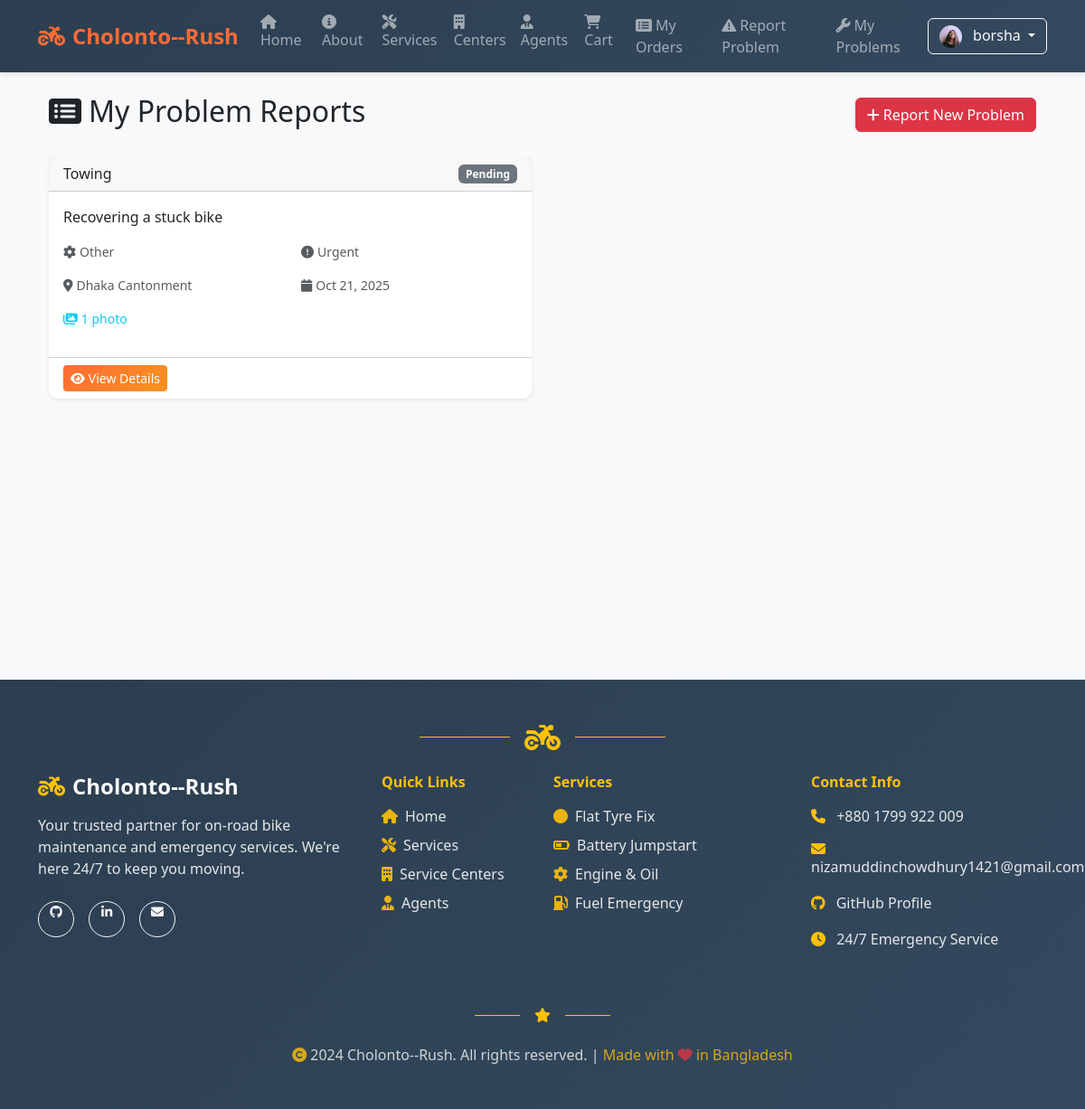
The page /reports/my-problems/ (signed in) on the database its author committed.
### accounts/models.py (models this page shows, shortened)
class UserProfile(models.Model):
    user = models.OneToOneField(User, on_delete=models.CASCADE, related_name='profile')
    photo = models.ImageField(upload_to='profile_photos/', blank=True, null=True, help_text='Upload your profile photo')
    phone_number = models.CharField(max_length=15, blank=True, null=True, help_text='Your contact number')
    address = models.TextField(blank=True, null=True, help_text='Your address')
    created_at = models.DateTimeField(auto_now_add=True)
    updated_at = models.DateTimeField(auto_now=True)

### reports/models.py (models this page shows, shortened)
class ProblemReport(models.Model):
    STATUS_CHOICES = [
        ('pending', 'Pending'),
        ('assigned', 'Assigned'),
        ('in_progress', 'In Progress'),
        ('resolved', 'Resolved'),
        ('closed', 'Closed'),
    ]
    PRIORITY_CHOICES = [
        ('low', 'Low'),
        ('medium', 'Medium'),
        ('high', 'High'),
        ('urgent', 'Urgent'),
    ]
    PROBLEM_TYPES = [
        ('engine', 'Engine Problem'),
        ('tire', 'Tire Issue'),
        ('battery', 'Battery Problem'),
        ('brake', 'Brake Issue'),
        ('electrical', 'Electrical Problem'),
        ('fuel', 'Fuel System'),
        ('other', 'Other'),
    ]
    user = models.ForeignKey(User, on_delete=models.CASCADE, related_name='problem_reports')
    title = models.CharField(max_length=200, help_text='Brief description of the problem')
    description = models.TextField(help_text='Detailed description of the problem')
    problem_type = models.CharField(max_length=20, choices=PROBLEM_TYPES, default='other')
    priority = models.CharField(max_length=10, choices=PRIORITY_CHOICES, default='medium')
    status = models.CharField(max_length=20, choices=STATUS_CHOICES, default='pending')
    location = models.CharField(max_length=200, help_text='Current location where the problem occurred')
    latitude = models.FloatField(null=True, blank=True, help_text='GPS latitude')
    longitude = models.FloatField(null=True, blank=True, help_text='GPS longitude')
    phone_number = models.CharField(max_length=15, help_text='Contact number for assistance')
    created_at = models.DateTimeField(auto_now_add=True)
    updated_at = models.DateTimeField(auto_now=True)
    assigned_agent = models.ForeignKey(User, on_delete=models.SET_NULL, null=True, blank=True,
                                     related_name='assigned_reports', limit_choices_to={'groups__name': 'Agents'})
    assigned_center = models.ForeignKey('centers.ServiceCenter', on_delete=models.SET_NULL, null=True, blank=True)
    class Meta:
        ordering = ['-created_at']

### reports/views.py (the view)
# urls.py: path('my-problems/', views.my_problems, name='my_problems'),
@login_required
def my_problems(request):
    problems = ProblemReport.objects.filter(user=request.user).order_by('-created_at')
    paginator = Paginator(problems, 10)
    page_number = request.GET.get('page')
    problems = paginator.get_page(page_number)
    return render(request, 'reports/my_problems.html', {'problems': problems})

### reports/templates/reports/my_problems.html (shortened to what this page needs)
{% extends 'base.html' %}
{% block content %}
<div class="container">
  <div class="row">
    <div class="col-12">
      <div class="d-flex justify-content-between align-items-center mb-4">
        <h2>
          <i class="fas fa-list-alt me-2"></i>My Problem Reports
        </h2>
        <a href="{% url 'report_problem' %}" class="btn btn-danger">
          <i class="fas fa-plus me-1"></i>Report New Problem
        </a>
      </div>
      {% if problems %}
        <div class="row">
          {% for problem in problems %}
          <div class="col-lg-6 mb-4">
            <div class="card shadow-sm border-0 h-100">
              <div class="card-header d-flex justify-content-between align-items-center">
                <h6 class="mb-0">{{ problem.title }}</h6>
                <span class="badge bg-{% if problem.status == 'resolved' %}success{% elif problem.status == 'in_progress' %}warning{% elif problem.status == 'pending' %}secondary{% else %}info{% endif %}">
                  {{ problem.get_status_display }}
                </span>
              </div>
              <div class="card-body">
                <p class="card-text">{{ problem.description|truncatechars:150 }}</p>
                <div class="row mb-3">
                  <div class="col-6">
                    <small class="text-muted">
                      <i class="fas fa-cog me-1"></i>{{ problem.get_problem_type_display }}
                    </small>
                  </div>
                  <div class="col-6">
                    <small class="text-muted">
                      <i class="fas fa-exclamation-circle me-1"></i>{{ problem.get_priority_display }}
                    </small>
                  </div>
                </div>
                <div class="row mb-3">
                  <div class="col-6">
                    <small class="text-muted">
                      <i class="fas fa-map-marker-alt me-1"></i>{{ problem.location|truncatechars:20 }}
                    </small>
                  </div>
                  <div class="col-6">
                    <small class="text-muted">
                      <i class="fas fa-calendar me-1"></i>{{ problem.created_at|date:"M d, Y" }}
                    </small>
                  </div>
                </div>
                {% if problem.photos.exists %}
                <div class="mb-3">
                  <small class="text-info">
                    <i class="fas fa-images me-1"></i>{{ problem.photos.count }} photo{{ problem.photos.count|pluralize }}
                  </small>
                </div>
                {% endif %}
              </div>
              <div class="card-footer bg-transparent">
                <a href="{% url 'problem_detail' problem.id %}" class="btn btn-primary btn-sm">
                  <i class="fas fa-eye me-1"></i>View Details
                </a>
              </div>
            </div>
          </div>
          {% endfor %}
        </div>
      {% endif %}
    </div>
  </div>
</div>
{% endblock %}

### templates/base.html (shortened to what this page needs)
{% load static %}
<html lang="en">
  <head>
    <link href="https://cdn.jsdelivr.net/npm/bootstrap@5.3.3/dist/css/bootstrap.min.css" rel="stylesheet">
    <link href="https://cdnjs.cloudflare.com/ajax/libs/font-awesome/6.4.0/css/all.min.css" rel="stylesheet">
  </head>
  <body>
    <nav class="navbar navbar-expand-lg navbar-dark sticky-top">
      <div class="container">
        <a class="navbar-brand" href="/">
          <i class="fas fa-motorcycle me-2"></i>Cholonto--Rush
        </a>
        <div class="collapse navbar-collapse" id="navbars">
          <ul class="navbar-nav me-auto mb-2 mb-lg-0">
            <li class="nav-item">
              <a class="nav-link" href="/">
                <i class="fas fa-home me-1"></i>Home
              </a>
            </li>
            <li class="nav-item">
              <a class="nav-link" href="/about/">
                <i class="fas fa-info-circle me-1"></i>About
              </a>
            </li>
            <li class="nav-item">
              <a class="nav-link" href="/services/">
                <i class="fas fa-tools me-1"></i>Services
              </a>
            </li>
            <li class="nav-item">
              <a class="nav-link" href="/centers/">
                <i class="fas fa-building me-1"></i>Centers
              </a>
            </li>
            <li class="nav-item">
              <a class="nav-link" href="/agents/">
                <i class="fas fa-user-tie me-1"></i>Agents
              </a>
            </li>
            <li class="nav-item">
              <a class="nav-link" href="/cart/">
                <i class="fas fa-shopping-cart me-1"></i>Cart
              </a>
            </li>
            {% if user.is_authenticated %}
            <li class="nav-item">
              <a class="nav-link" href="/orders/my/">
                <i class="fas fa-list-alt me-1"></i>My Orders
              </a>
            </li>
            <li class="nav-item">
              <a class="nav-link" href="/reports/">
                <i class="fas fa-exclamation-triangle me-1"></i>Report Problem
              </a>
            </li>
            <li class="nav-item">
              <a class="nav-link" href="/reports/my-problems/">
                <i class="fas fa-wrench me-1"></i>My Problems
              </a>
            </li>
            {% endif %}
          </ul>
          <div class="d-flex">
            {% if user.is_authenticated %}
              <div class="dropdown">
                <button class="btn btn-outline-light dropdown-toggle" type="button" data-bs-toggle="dropdown">
                  {% if user.profile and user.profile.photo and user.profile.photo.url %}
                    <img src="{{ user.profile.photo.url }}" alt="Profile" class="rounded-circle me-2" style="width: 25px; height: 25px; object-fit: cover;">
                  {% else %}
                    <i class="fas fa-user me-1"></i>
                  {% endif %}
                  {% if user.first_name and user.last_name %}
                    {{ user.first_name }} {{ user.last_name }}
                  {% else %}
                    {{ user.get_username }}
                  {% endif %}
                </button>
              </div>
            {% endif %}
          </div>
        </div>
      </div>
    </nav>
    <main class="container my-4 main-content">
      {% block content %}{% endblock %}
    </main>
    <footer class="bg-dark text-light py-5 mt-5" style="background: linear-gradient(135deg, #2c3e50 0%, #34495e 100%) !important;">
      <div class="container">
        <div class="text-center mb-4">
          <div class="d-flex justify-content-center align-items-center">
            <div class="border-top border-warning" style="width: 100px; height: 2px;"></div>
            <i class="fas fa-motorcycle fa-2x text-warning mx-3"></i>
            <div class="border-top border-warning" style="width: 100px; height: 2px;"></div>
          </div>
        </div>
        <div class="row">
          <div class="col-lg-4 col-md-6 mb-4">
            <div class="text-center text-lg-start">
              <h4 class="fw-bold mb-3">
                <i class="fas fa-motorcycle me-2 text-warning"></i>Cholonto--Rush
              </h4>
              <p class="text-light mb-4" style="opacity: 0.9;">Your trusted partner for on-road bike maintenance and emergency services. We're here 24/7 to keep you moving.</p>
              <div class="d-flex justify-content-center justify-content-lg-start gap-3">
                <a href="https://github.com/nizamuddinchowdhury-1421" target="_blank" class="btn btn-outline-light btn-sm rounded-circle" style="width: 40px; height: 40px;">
                  <i class="fab fa-github"></i>
                </a>
                <a href="#" target="_blank" class="btn btn-outline-light btn-sm rounded-circle" style="width: 40px; height: 40px;">
                  <i class="fab fa-linkedin-in"></i>
                </a>
                <a href="mailto:nizamuddinchowdhury1421@gmail.com" class="btn btn-outline-light btn-sm rounded-circle" style="width: 40px; height: 40px;">
                  <i class="fas fa-envelope"></i>
                </a>
              </div>
            </div>
          </div>
          <div class="col-lg-2 col-md-6 mb-4">
            <h6 class="fw-bold mb-3 text-warning">Quick Links</h6>
            <ul class="list-unstyled">
              <li class="mb-2"><a href="/" class="text-light text-decoration-none" style="opacity: 0.9; transition: all 0.3s ease;" onmouseover="this.style.opacity='1'; this.style.color='#ff6b35';" onmouseout="this.style.opacity='0.9'; this.style.color='white';">
                <i class="fas fa-home me-2 text-warning"></i>Home
              </a></li>
              <li class="mb-2"><a href="/services/" class="text-light text-decoration-none" style="opacity: 0.9; transition: all 0.3s ease;" onmouseover="this.style.opacity='1'; this.style.color='#ff6b35';" onmouseout="this.style.opacity='0.9'; this.style.color='white';">
                <i class="fas fa-tools me-2 text-warning"></i>Services
              </a></li>
              <li class="mb-2"><a href="/centers/" class="text-light text-decoration-none" style="opacity: 0.9; transition: all 0.3s ease;" onmouseover="this.style.opacity='1'; this.style.color='#ff6b35';" onmouseout="this.style.opacity='0.9'; this.style.color='white';">
                <i class="fas fa-building me-2 text-warning"></i>Service Centers
              </a></li>
              <li class="mb-2"><a href="/agents/" class="text-light text-decoration-none" style="opacity: 0.9; transition: all 0.3s ease;" onmouseover="this.style.opacity='1'; this.style.color='#ff6b35';" onmouseout="this.style.opacity='0.9'; this.style.color='white';">
                <i class="fas fa-user-tie me-2 text-warning"></i>Agents
              </a></li>
            </ul>
          </div>
          <div class="col-lg-3 col-md-6 mb-4">
            <h6 class="fw-bold mb-3 text-warning">Services</h6>
            <ul class="list-unstyled">
              <li class="mb-2 text-light" style="opacity: 0.9;"><i class="fas fa-circle me-2 text-warning"></i>Flat Tyre Fix</li>
              <li class="mb-2 text-light" style="opacity: 0.9;"><i class="fas fa-battery-half me-2 text-warning"></i>Battery Jumpstart</li>
              <li class="mb-2 text-light" style="opacity: 0.9;"><i class="fas fa-cog me-2 text-warning"></i>Engine & Oil</li>
              <li class="mb-2 text-light" style="opacity: 0.9;"><i class="fas fa-gas-pump me-2 text-warning"></i>Fuel Emergency</li>
            </ul>
          </div>
          <div class="col-lg-3 col-md-6 mb-4">
            <h6 class="fw-bold mb-3 text-warning">Contact Info</h6>
            <div class="contact-info">
              <div class="mb-3">
                <i class="fas fa-phone me-2 text-warning"></i>
                <a href="tel:+8801799922009" class="text-light text-decoration-none" style="opacity: 0.9; transition: all 0.3s ease;" onmouseover="this.style.opacity='1'; this.style.color='#ff6b35';" onmouseout="this.style.opacity='0.9'; this.style.color='white';">+880 1799 922 009</a>
              </div>
              <div class="mb-3">
                <i class="fas fa-envelope me-2 text-warning"></i>
                <a href="mailto:nizamuddinchowdhury1421@gmail.com" class="text-light text-decoration-none" style="opacity: 0.9; transition: all 0.3s ease;" onmouseover="this.style.opacity='1'; this.style.color='#ff6b35';" onmouseout="this.style.opacity='0.9'; this.style.color='white';">nizamuddinchowdhury1421@gmail.com</a>
              </div>
              <div class="mb-3">
                <i class="fab fa-github me-2 text-warning"></i>
                <a href="https://github.com/nizamuddinchowdhury-1421" target="_blank" class="text-light text-decoration-none" style="opacity: 0.9; transition: all 0.3s ease;" onmouseover="this.style.opacity='1'; this.style.color='#ff6b35';" onmouseout="this.style.opacity='0.9'; this.style.color='white';">GitHub Profile</a>
              </div>
              <div class="mb-3">
                <i class="fas fa-clock me-2 text-warning"></i>
                <span class="text-light" style="opacity: 0.9;">24/7 Emergency Service</span>
              </div>
            </div>
          </div>
        </div>
        <div class="text-center my-4">
          <div class="d-flex justify-content-center align-items-center">
            <div class="border-top border-warning" style="width: 50px; height: 1px;"></div>
            <i class="fas fa-star text-warning mx-3"></i>
            <div class="border-top border-warning" style="width: 50px; height: 1px;"></div>
          </div>
        </div>
        <div class="text-center">
          <p class="text-light mb-0" style="opacity: 0.8;">
            <i class="fas fa-copyright me-1 text-warning"></i>2024 Cholonto--Rush. All rights reserved. |
            <span class="text-warning">Made with <i class="fas fa-heart text-danger"></i> in Bangladesh</span>
          </p>
        </div>
      </div>
    </footer>
  </body>
  </html>

### rows shown on the page
ProblemReport: title "Towing", status "Pending", description "Recovering a stuck bike", problem_type "Other", priority "Urgent", location "Dhaka Cantonment", created_at "Oct 21, 2025", photos.count "1"

### other values the page prints
{{ user.get_username }} "borsha"
